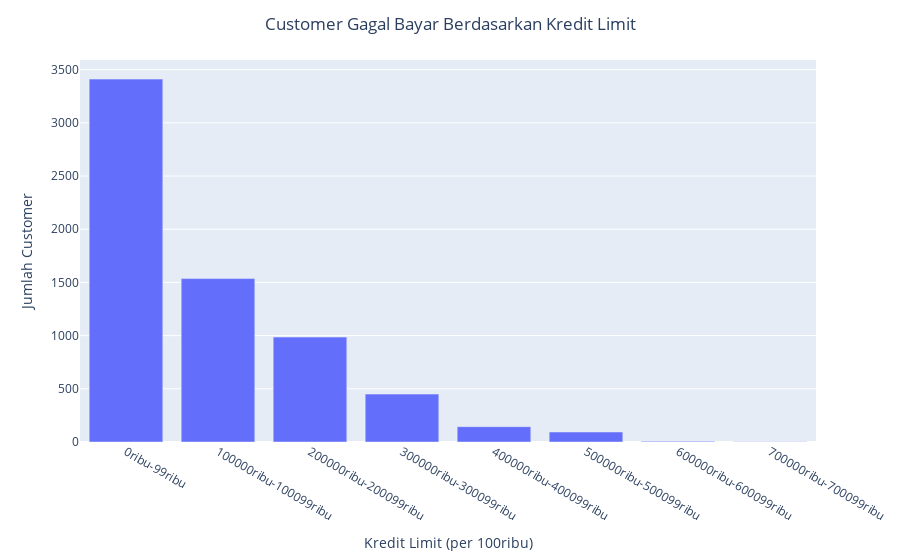

The notebook cell saved with this chart:
### Markdown cell above
##### 1.5 Customer Gagal Bayar Berdasarkan Kredit Limit

### Code cell
default_customers = credit_default[credit_default['default payment next month'] == 1].copy()

bin_edges = np.arange(0, default_customers['LIMIT_BAL'].max() + 100000, 100000)
bin_labels = ['{}ribu-{}ribu'.format(i, i + 99) for i in range(0, bin_edges[-1], 100000)]

default_customers['Limit_Balance_Range'] = pd.cut(default_customers['LIMIT_BAL'], bins=bin_edges, labels=bin_labels, right=False)
customer_count_by_range = default_customers.groupby('Limit_Balance_Range').size().reset_index(name='Customer_Count')

px.bar(customer_count_by_range, x='Limit_Balance_Range', y='Customer_Count', labels={'Customer_Count': 'Jumlah Customer', 'Limit_Balance_Range': 'Kredit Limit (per 100ribu)'}) \
    .update_layout(title='Customer Gagal Bayar Berdasarkan Kredit Limit', title_x=0.5)\
    .show()

### Figure 1 — Plotly figure (JSON) as saved in the notebook; plotly's stock layout.template omitted (floating-point values rounded to 4 significant figures)
{"data": [{"alignmentgroup": "True", "hovertemplate": "Kredit Limit (per 100ribu)=%{x}<br>Jumlah Customer=%{y}<extra></extra>", "legendgroup": "", "marker": {"color": "#636efa", "pattern": {"shape": ""}}, "name": "", "offsetgroup": "", "orientation": "v", "showlegend": false, "textposition": "auto", "type": "bar", "x": ["0ribu-99ribu", "100000ribu-100099ribu", "200000ribu-200099ribu", "300000ribu-300099ribu", "400000ribu-400099ribu", "500000ribu-500099ribu", "600000ribu-600099ribu", "700000ribu-700099ribu"], "xaxis": "x", "y": [3411, 1536, 986, 450, 144, 94, 6, 3], "yaxis": "y"}], "layout": {"barmode": "relative", "legend": {"tracegroupgap": 0}, "margin": {"t": 60}, "title": {"text": "Customer Gagal Bayar Berdasarkan Kredit Limit", "x": 0.5}, "xaxis": {"anchor": "y", "domain": [0, 1], "title": {"text": "Kredit Limit (per 100ribu)"}}, "yaxis": {"anchor": "x", "domain": [0, 1], "title": {"text": "Jumlah Customer"}}}}
